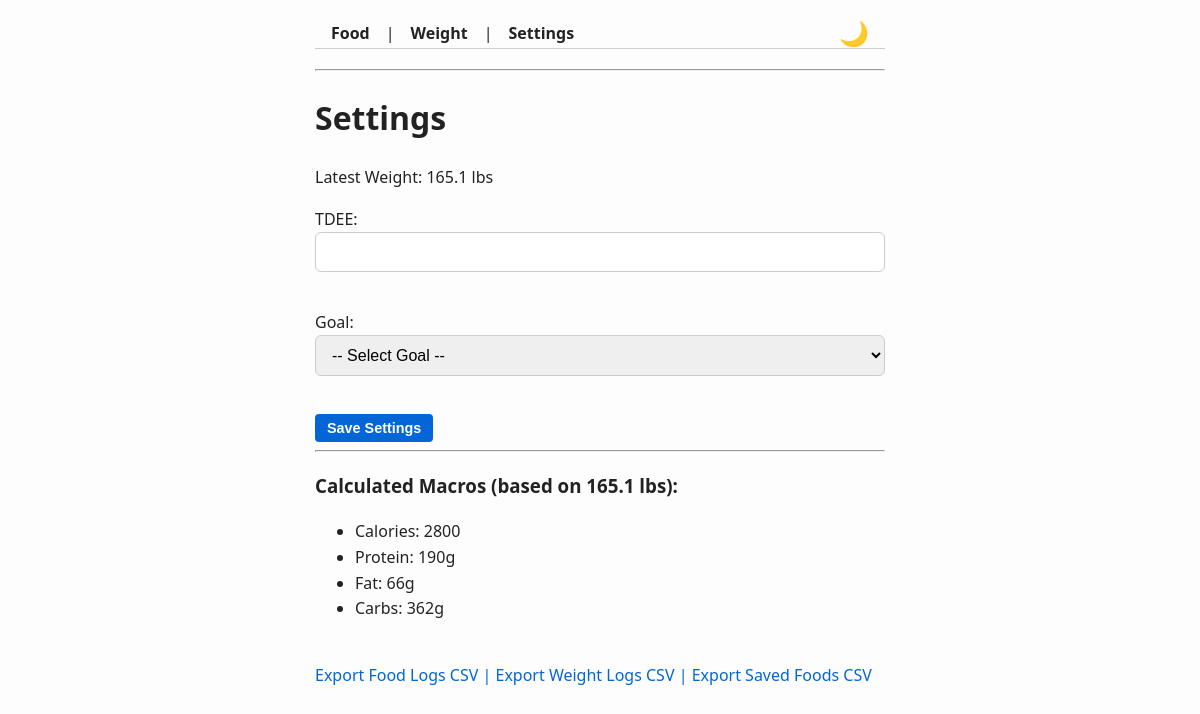
The app's page /settings, older data.
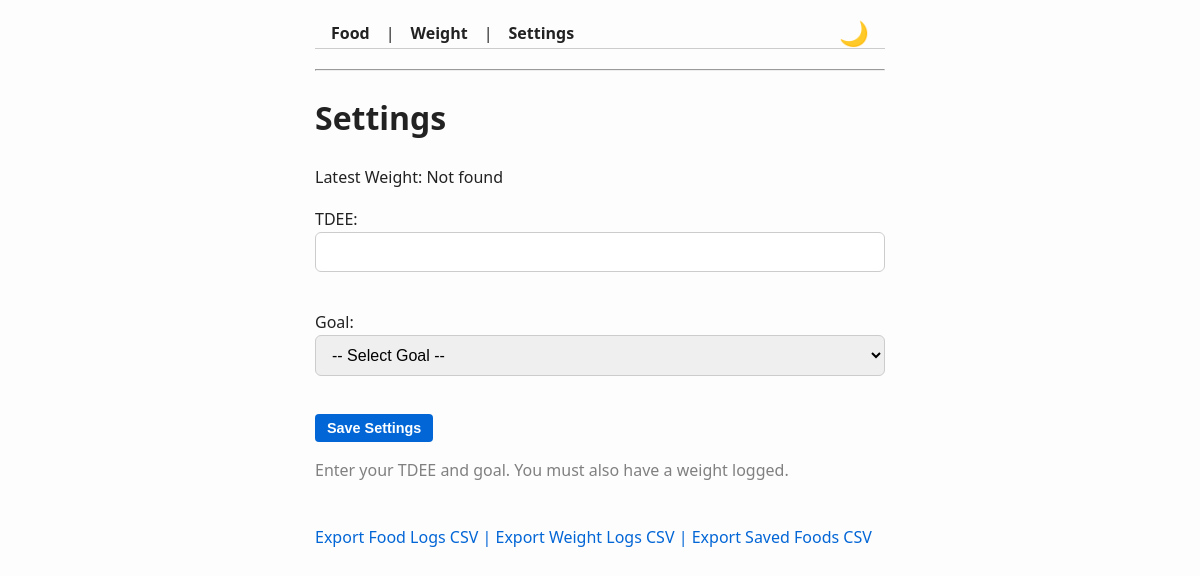
The same page, newer data.
### tables this page shows
CREATE TABLE weight_logs (
    id INTEGER PRIMARY KEY AUTOINCREMENT,
    date TEXT NOT NULL,
    time_of_day TEXT NOT NULL CHECK(time_of_day IN ('morning', 'night')),
    weight REAL NOT NULL
);

CREATE TABLE tdee_settings (
    id INTEGER PRIMARY KEY AUTOINCREMENT,
    tdee INTEGER,
    goal TEXT,
    last_updated TIMESTAMP
);

### main.py (the view, shortened to what this page needs)
@app.route("/settings", methods=["GET", "POST"])
def settings():
    macros = {}
    latest_weight = get_latest_weight()
    tdee = goal = None
    with sqlite3.connect(DB_NAME) as conn:
        cur = conn.cursor()
        cur.execute("SELECT tdee, goal FROM tdee_settings ORDER BY last_updated DESC LIMIT 1")
        row = cur.fetchone()
        if row:
            tdee, goal = row
    if latest_weight:
        macros["weight"] = latest_weight
    if tdee and goal and latest_weight:
        protein = round(latest_weight * PROTEIN_MULTIPLIERS[goal])
        fat = round(latest_weight * FAT_MULTIPLIERS[goal])
        carbs = round((int(tdee) - (protein * 4 + fat * 9)) / 4)
        macros.update({
            "protein": protein,
            "fat": fat,
            "carbs": carbs,
            "tdee": tdee,
            "goal": goal
        })
    return render_template("settings.html", title="Settings", macros=macros)

### main.py (called while the page is built)
def init_db():
    if not os.path.exists(DB_NAME):
        with sqlite3.connect(DB_NAME) as conn:
            with open("schema.sql", "r") as f:
                conn.executescript(f.read())

@app.before_request
def before_request():
    init_db()

def get_latest_weight():
    with sqlite3.connect(DB_NAME) as conn:
        cur = conn.cursor()
        cur.execute("""
            SELECT weight FROM weight_logs
            ORDER BY date DESC,
                     CASE time_of_day
                         WHEN 'morning' THEN 1
                         WHEN 'night' THEN 0
                         ELSE 2
                     END
            LIMIT 1
        """)
        row = cur.fetchone()
        return row[0] if row else None

### templates/settings.html (shortened to what this page needs)
{% extends "base.html" %}
{% block content %}
<p>Latest Weight: {% if macros.weight %}{{ macros.weight }} lbs{% else %}Not found{% endif %}</p>
<form method="POST">
    <label>TDEE:</label><br>
    <input type="number" name="tdee" required><br><br>
    <label>Goal:</label><br>
    <select name="goal" required>
        <option value="">-- Select Goal --</option>
    </select><br><br>
    <button type="submit">Save Settings</button>
</form>
{% if macros %}
<hr>
<h3>Calculated Macros (based on {{ macros.weight }} lbs):</h3>
<ul>
    <li>Calories: {{ macros.tdee }}</li>
    <li>Protein: {{ macros.protein }}g</li>
    <li>Fat: {{ macros.fat }}g</li>
    <li>Carbs: {{ macros.carbs }}g</li>
</ul>
{% elif macros == {} %}
<p style="color: gray">Enter your TDEE and goal. You must also have a weight logged.</p>
{% endif %}
{% endblock %}

### templates/base.html (shortened to what this page needs)
<!DOCTYPE html>
<html lang="en">
<head>
    <link rel="stylesheet" href="{{ url_for('static', filename='style.css') }}">
</head>
<body>
    <nav class="navbar">
        <div class="nav-links">
            <a href="/food">Food</a> |
            <a href="/weight">Weight</a> |
            <a href="/settings">Settings</a>
        </div>
        <button id="darkModeToggle">🌙</button>
    </nav>
    <hr>
    <h1>{{ title }}</h1>
    {% block content %}{% endblock %}
</body>
<br>
<foot>
    <a href="{{ url_for('export_food_logs') }}">Export Food Logs CSV</a>
    <a>|</a>
    <a href="{{ url_for('export_weight_logs') }}">Export Weight Logs CSV</a>
    <a>|</a>
    <a href="{{ url_for('export_saved_foods') }}">Export Saved Foods CSV</a>
</foot>
</html>

### static/style.css (style rules this page uses)
* { box-sizing: border-box; }
body { font-family: 'Segoe UI', Tahoma, Geneva, Verdana, sans-serif; max-width: 600px; margin: 0 auto; padding: 20px 15px; background-color: #fdfdfd; color: #222; line-height: 1.6; transition: background-color 0.3s ease, color 0.3s ease; }
a { color: #0366d6; text-decoration: none; transition: color 0.3s ease; }
nav.navbar { display: flex; align-items: center; justify-content: space-between; padding: 0 1rem; margin-bottom: 20px; border-bottom: 1px solid #ccc; }
nav.navbar .nav-links { display: flex; gap: 1rem; }
nav.navbar .nav-links a { color: inherit; font-weight: 600; font-size: 1rem; }
#darkModeToggle { cursor: pointer; background: none; border: none; font-size: 1.5rem; padding: 0; color: inherit; transition: color 0.3s ease; }
input[type="text"], input[type="number"], input[type="date"], select { width: 100%; padding: 10px 12px; margin-bottom: 12px; border: 1px solid #ccc; border-radius: 6px; font-size: 1rem; transition: border-color 0.2s ease; }
button { padding: 12px 20px; border-radius: 6px; border: none; background-color: #0366d6; color: white; font-weight: 600; font-size: 1rem; cursor: pointer; transition: background-color 0.3s ease; }
form button[type="submit"] { padding: 6px 12px; font-size: 0.9rem; border-radius: 4px; }

Row changes from the older to the newer data that the page shows:
removed weight_logs: weight "165.1"
removed tdee_settings: tdee "2800"
Text that changed along with them:
{{ macros.protein }}: "190" → (not shown)
{{ macros.fat }}: "66" → (not shown)
{{ macros.carbs }}: "362" → (not shown)
text no longer shown: "lbs Calculated Macros (based on lbs): Calories: Protein: g Fat: g Carbs: g"
text now shown: "Not found Enter your TDEE and goal. You must also have a weight logged."
